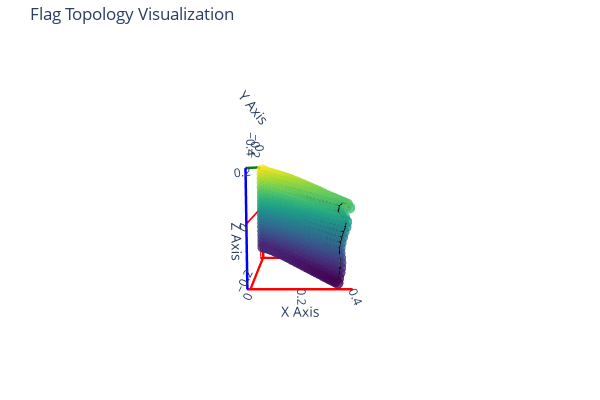

This figure's notebook cell:
### Code cell
visualize_flag_vertices("flag_001_060.npy", use_topology=True)

### Figure 1 — Plotly figure (JSON) as saved in the notebook; plotly's stock layout.template omitted (floating-point values rounded to 4 significant figures; data arrays with more than 128 entries replaced by an {"elided": "..."} marker saying what was removed)
{"data": [{"line": {"color": "black", "width": 2}, "mode": "lines", "name": "Mesh Edges", "type": "scatter3d", "x": {"elided": "6900 float values"}, "y": {"elided": "6900 float values"}, "z": {"elided": "6900 float values"}}, {"marker": {"color": {"elided": "600 float values"}, "colorscale": [[0, "#440154"], [0.1111, "#482878"], [0.2222, "#3e4989"], [0.3333, "#31688e"], [0.4444, "#26828e"], [0.5556, "#1f9e89"], [0.6667, "#35b779"], [0.7778, "#6ece58"], [0.8889, "#b5de2b"], [1, "#fde725"]], "opacity": 0.8, "size": 4}, "mode": "markers", "name": "Vertices", "type": "scatter3d", "x": {"elided": "600 float values"}, "y": {"elided": "600 float values"}, "z": {"elided": "600 float values"}}], "layout": {"height": 400, "margin": {"b": 0, "l": 0, "r": 0, "t": 40}, "scene": {"aspectmode": "data", "camera": {"center": {"x": 0, "y": 0, "z": 0}, "eye": {"x": 0, "y": -4, "z": 0.5}, "up": {"x": 0, "y": 0, "z": 1}}, "xaxis": {"linecolor": "red", "linewidth": 5, "showbackground": false, "showgrid": false, "showline": true, "title": {"text": "X Axis"}, "zeroline": true, "zerolinecolor": "red", "zerolinewidth": 5}, "yaxis": {"linecolor": "green", "linewidth": 5, "showbackground": false, "showgrid": false, "showline": true, "title": {"text": "Y Axis"}, "zeroline": true, "zerolinecolor": "red", "zerolinewidth": 5}, "zaxis": {"linecolor": "blue", "linewidth": 5, "showbackground": false, "showgrid": false, "showline": true, "title": {"text": "Z Axis"}, "zeroline": true, "zerolinecolor": "red", "zerolinewidth": 5}}, "showlegend": false, "title": {"text": "Flag Topology Visualization"}, "width": 600}}
